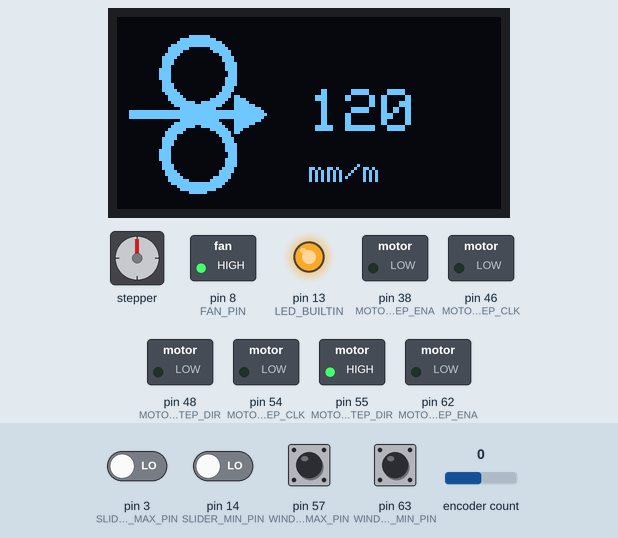
Recording of a sketch running on a simulated Arduino Mega 2560, built with avr-gcc and run on an emulated ATmega2560. Shown: 128×64 one-colour display, stepper motor, switched loads named in the sketch (green lamp = pin HIGH), output pins drawn as LEDs (lit = HIGH). Inputs (shaded band) come from the test bench; at power-on: pin 57 (WINDER_MAX_PIN), pin 63 (WINDER_MIN_PIN) HIGH, pin 3 (SLIDER_MAX_PIN), pin 14 (SLIDER_MIN_PIN) LOW, encoder count 0. Stepper angles assume 6400 steps per turn; what the sketch prints to the serial monitor is not drawn.

Above: at 1.25 s.
1.3 s: pin 3 (SLIDER_MAX_PIN) driven HIGH
At 3.07 s:
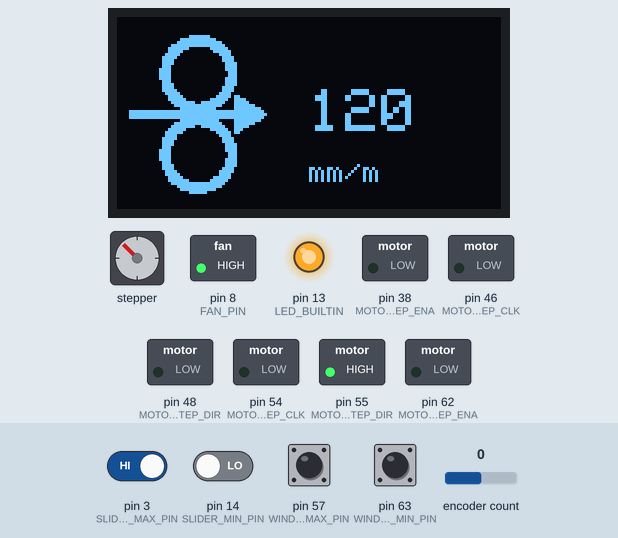
3.3 s: pin 14 (SLIDER_MIN_PIN) driven HIGH
At 3.9 s:
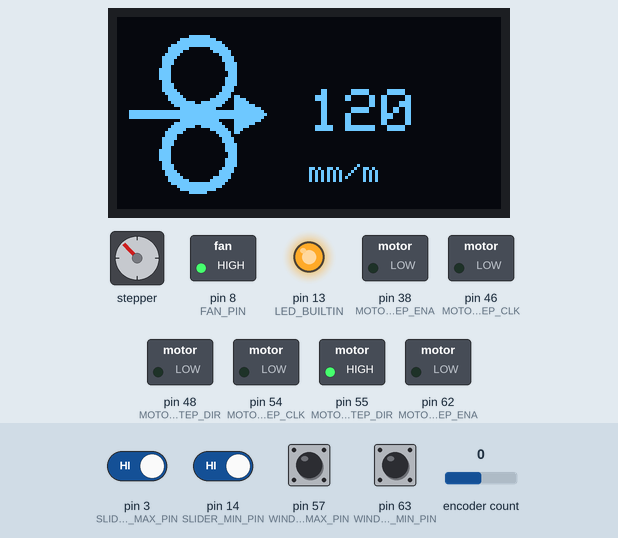
6.3 s: pin 3 (SLIDER_MAX_PIN) driven LOW
9.1 s: encoder count set to 4
At 10.7 s:
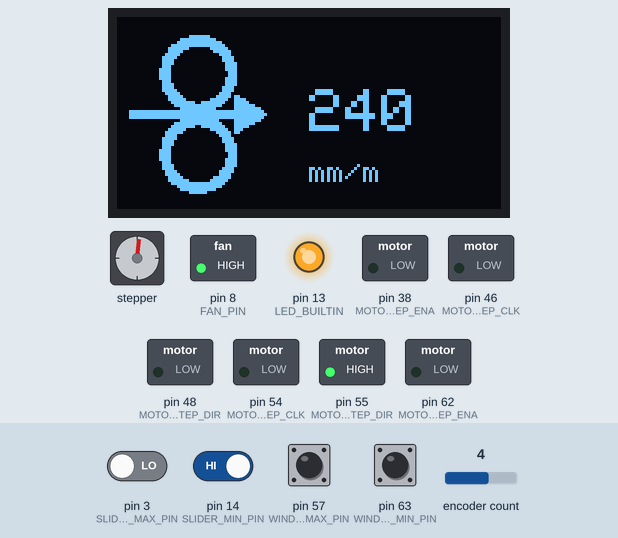
12.1 s: encoder count set to 5
At 13.75 s:
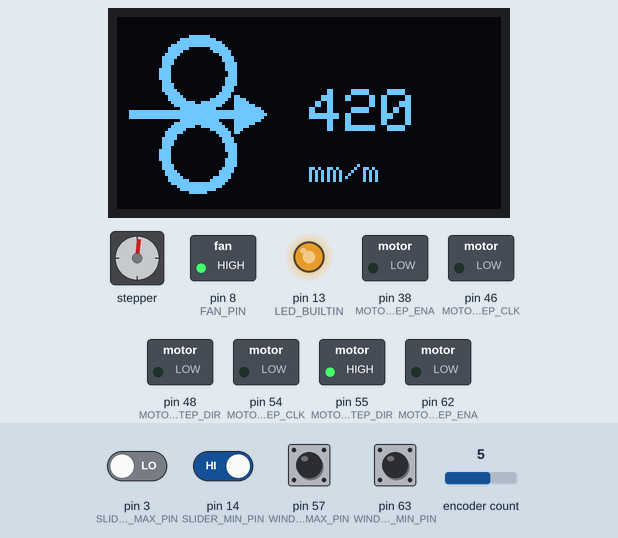
13.8 s: pin 57 (WINDER_MAX_PIN) pulled LOW for 0.15 s
At 23.18 s:
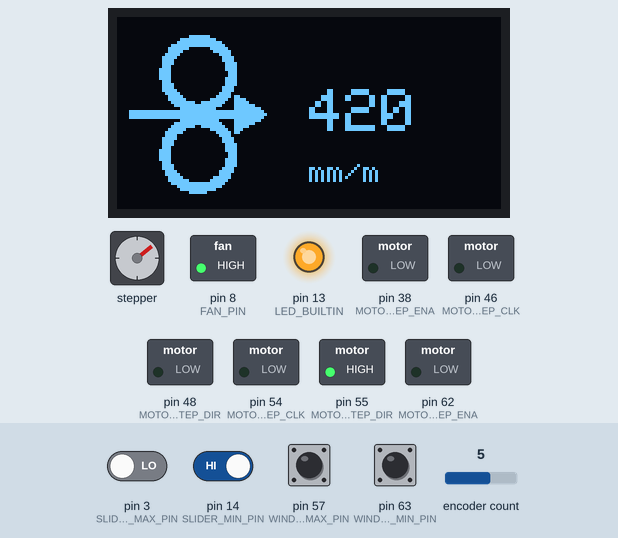
Timing chart, 0 to 23.4 s (numbered marks = the images above; inputs shaded):
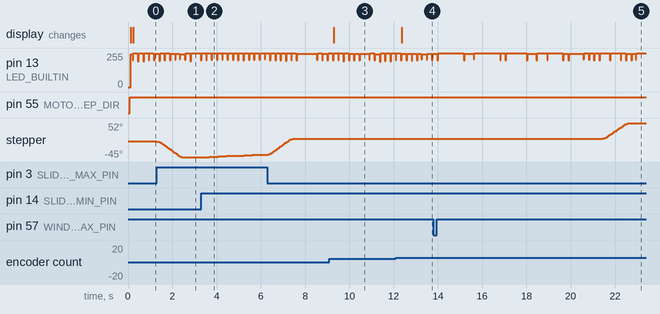

Measured:
- after the input at 1.3 s, stepper: turns 45° counter-clockwise in 1.1 s, starting at once
- after the input at 9.1 s, the display: changes after 0.19 s (image 3)
- after the input at 12.1 s, the display: changes after 0.27 s (image 4)
- after the input at 13.8 s, stepper: turns 45° clockwise in 1.2 s, starting after 7.7 s

The sketch:

ecofab_winder_firmware_atmega2560_ramps1.4.ino
```cpp
#include <AccelStepper.h>
#include <Wire.h>
#include <Adafruit_GFX.h>
#include <Adafruit_SH110X.h>
#include <RotaryEncoder.h>
#include "display.h"

//////////////////////DEFINE PINS//////////////////////

// Optical sensors for slider position
#define SLIDER_MAX_PIN  3
#define SLIDER_MIN_PIN  14

// Micro switchs for winder speed
#define WINDER_MAX_PIN  57
#define WINDER_MIN_PIN  63

// PULLER motor1 : X on ramps 1.4
#define MOTOR1_STEP_ENA 38               // enable pin
#define MOTOR1_STEP_CLK 54               // clock pin
#define MOTOR1_STEP_DIR 55               // direction pin

// SLIDER motor3 : Y on ramps 1.4
#define MOTOR3_STEP_ENA 56               // enable pin
#define MOTOR3_STEP_CLK 60               // clock pin
#define MOTOR3_STEP_DIR 61               // direction pin

// WINDER motor2  : Z on ramps 1.4
#define MOTOR2_STEP_ENA 62               // enable pin
#define MOTOR2_STEP_CLK 46               // clock pin
#define MOTOR2_STEP_DIR 48               // direction pin

// Fan ramp
#define FAN_PIN 8

// Rotary encoder
const int clkPin = 32;
const int dtPin = 47;
const int swPin = 45;

///////////////////////////////////////////////////////

// Oled screen settings
#define SCREEN_WIDTH 128
#define SCREEN_HEIGHT 64
#define OLED_RESET -1
Adafruit_SH1106G display = Adafruit_SH1106G(SCREEN_WIDTH, SCREEN_HEIGHT, &Wire, OLED_RESET);

// Motor settings
#define MICROSTEPS_PER_STEP  32  // DRV8825 can be set to 1, 8 16, 32
#define STEPS_PER_REV       200  // Test motor has 200 steps per rev
#define MAX_RPM             200  // RPM limit
#define AUTO_RAMP_DOWN           // Auto ramp down of speed at end of a movement

// Timer settings
#define CPU_MHZ             16000000L // 16 MHz oscillator
#define PRESCALER           8    // Timer 1 prescaler (no prescaler = 1, 8 for slower speeds)
#define TIMER_1_MIN         1000 // Stop speed for end of movement ramp down
#define TIMER_1_MAX         0xFFFF - ( CPU_MHZ / PRESCALER / (STEPS_PER_REV * MICROSTEPS_PER_STEP * MAX_RPM / 60L) )
#define TIMER_2_MIN         1000 // Stop speed for end of movement ramp down
#define TIMER_2_MAX         0xFFFF - ( CPU_MHZ / PRESCALER / (STEPS_PER_REV * MICROSTEPS_PER_STEP * MAX_RPM / 60L) )

// Parameters for motors with interrupt
#define WINDER_MIN_SPEED 1 // default 1
#define WINDER_MAX_SPEED 20 // default 20
#define MAX_MOTOR3_POSITION 4000
#define MOTOR2_STEP_PER_TURN (200 * 2 * 32)
#define MOTOR3_STEP ((200 * 32) /8)

unsigned int timer1_counter = 1;
unsigned int timer2_counter = 1;
volatile unsigned int new_counter = 1;
volatile unsigned int new_counter2 = 1;
volatile int  steps = 0;    // Changes outside of interrupt handler, so make it volatile
volatile int  steps2 = 0;   // Changes outside of interrupt handler, so make it volatile
volatile bool done = true;    // Used outside interrupt handler, so make it volatile
volatile bool done2 = true;   // Used outside interrupt handler, so make it volatile
volatile uint32_t motor2_step = 0;
int8_t motor3_dir = 1;   // direction du moteur3
long motor3_position = 0;
uint32_t winder_speed = WINDER_MIN_SPEED;
bool step_forward = true;
int motorSpeed = 32;     //max puller speed

// Parameter for AccelStepper library
AccelStepper stepper;

// Encoder parameters
const int minrotary = 1;
const int maxrotary = 50;

// Encoder variables
int rotVal  = 0;
bool clkState  = LOW;
bool clkLast  = HIGH;
bool swState  = HIGH;
bool swLast  = HIGH;

RotaryEncoder * encoder = nullptr;

void checkPosition()
{
  if (encoder != nullptr)
    encoder->tick(); // just call tick() to check the state.
}

int readRotary()
{
 clkState = digitalRead(clkPin);
 if ((clkLast == LOW) && (clkState == HIGH))
 {
   if (digitalRead(dtPin) == HIGH)
   {
     rotVal = rotVal - 1;
     if ( rotVal < minrotary )
     {
       rotVal = minrotary;
     }
   }
   else
   {
     rotVal++;
     if ( rotVal > maxrotary )
     {
       rotVal = maxrotary;
     }
   }
   delay(200);
 }
 clkLast = clkState;

 // Manage switch
 swState = digitalRead(swPin);
 if (swState == LOW && swLast == HIGH)
 {
   Serial.println("Rotary pressed");
   delay(100);//debounce
 }
 swLast = swState;
 return (rotVal);
}

uint32_t timewinder = 0;

// Function that manages the speed of winder (motor2)
void HandleWinderSpeed()
{
  if(millis ()- timewinder > 10)
  {
    if(digitalRead (WINDER_MAX_PIN) == LOW)
    {
      // More speed
      if (winder_speed < WINDER_MAX_SPEED)
        winder_speed += 1;
    }
    if (digitalRead(WINDER_MIN_PIN) == LOW)
    {
      // Less speed
      winder_speed = WINDER_MIN_SPEED;
    }
    timewinder =millis();
  }
}

// Function that manages the position of slider (motor3) according to winder (moteur2)
void HandleMotor3()
{
#if 0
    if (digitalRead(SLIDER_MAX_PIN) == HIGH || digitalRead(SLIDER_MIN_PIN)==HIGH)
    {
        motor3_position = stepper.currentPosition ();
        stepper.moveTo(motor3_position);
    }
#endif
    if(digitalRead (SLIDER_MAX_PIN) == HIGH && motor3_dir > 0)
    {
        Serial.println ("slider motor on max");
        motor3_dir = -1;
        motor3_position = stepper.currentPosition() - MOTOR3_STEP;
        stepper.moveTo (motor3_position);
        Serial.print ("slider motor on position ");
        Serial.println (stepper.currentPosition());
    }
    if(digitalRead (SLIDER_MIN_PIN) == HIGH && motor3_dir < 0)
    {
        Serial.println ("slider motor on min");
        motor3_dir = 1;
        motor3_position = stepper.currentPosition() + MOTOR3_STEP;
        stepper.moveTo (motor3_position);
        Serial.print ("slider motor on position ");
        Serial.println (stepper.currentPosition());
    }
    if (motor2_step > MOTOR2_STEP_PER_TURN)
    {
      // Reverse the direction of the motor if you touch a limit switch
      if (motor3_dir > 0)
      {
        motor3_position += MOTOR3_STEP;
      }
      else
      {
        motor3_position -= MOTOR3_STEP;
      }
      stepper.moveTo (motor3_position);
      Serial.print ("slider motor go to position ");
      Serial.print (motor3_dir);
      Serial.print (" ");
      Serial.println (motor3_position);

      noInterrupts();
      motor2_step -= MOTOR2_STEP_PER_TURN;
      interrupts ();
   }
}

void setup()
{
  Serial.begin(115200);

  // Init GPIO
  pinMode(LED_BUILTIN, OUTPUT);
  pinMode(MOTOR1_STEP_ENA, OUTPUT);
  pinMode(MOTOR1_STEP_CLK, OUTPUT);
  pinMode(MOTOR1_STEP_DIR, OUTPUT);
  pinMode(MOTOR2_STEP_ENA, OUTPUT);
  pinMode(MOTOR2_STEP_CLK, OUTPUT);
  pinMode(MOTOR2_STEP_DIR, OUTPUT);
  pinMode(MOTOR3_STEP_ENA, OUTPUT);
  pinMode(MOTOR3_STEP_CLK, OUTPUT);
  pinMode(MOTOR3_STEP_DIR, OUTPUT);
  pinMode(SLIDER_MAX_PIN,INPUT);
  pinMode(SLIDER_MIN_PIN,INPUT);
  pinMode(WINDER_MAX_PIN,INPUT_PULLUP);
  pinMode(WINDER_MIN_PIN,INPUT_PULLUP);
  pinMode(FAN_PIN, OUTPUT);
  pinMode(clkPin,INPUT);
  pinMode(dtPin,INPUT);
  pinMode(swPin,INPUT_PULLUP);

  // Init Oled screen
  display.begin(0X3C, true);
  display.clearDisplay();
  display.display ();
  display.drawPixel(10, 10, SH110X_WHITE);
  for (int x = 8; x < 120; x++)
    display.drawPixel(x, 20, SH110X_WHITE);
  display.fillRect (24, 24, 64, 64, SH110X_WHITE);
  display.setCursor (24, 2);
  display.setTextColor (SH110X_WHITE);
  display.setTextSize (1);
  display.print ("Hello !");
  display.display ();

  // Turn on the fan ramp
  digitalWrite(FAN_PIN, HIGH);

  // Init motors with interrupt
  startTimer1();                // Start the timer 1 interrupt moto E0
  startTimer2();                // start the timer 2 interrupt motor E1
  digitalWrite(MOTOR1_STEP_ENA, LOW);  // Enable the driver
  digitalWrite(MOTOR2_STEP_ENA, LOW);  // Enable the driver

  // Init the slider motor
  stepper = AccelStepper (AccelStepper::DRIVER, MOTOR3_STEP_CLK, MOTOR3_STEP_DIR, 0, 0, true);
  stepper.setEnablePin (MOTOR3_STEP_ENA);
  stepper.setPinsInverted(false, false, true ); // (dir,step,enable)
  stepper.enableOutputs ();
  stepper.setMaxSpeed(20000.0);
  stepper.setAcceleration(8000.0);

  // Init rotary encoder
  encoder = new RotaryEncoder(clkPin, dtPin, RotaryEncoder::LatchMode::FOUR0);
  attachInterrupt(digitalPinToInterrupt(clkPin), checkPosition, CHANGE);
  attachInterrupt(digitalPinToInterrupt(dtPin), checkPosition, CHANGE);
}

uint32_t time_display = 0;

void loop()
{
  // Turn on the arduino led
  digitalWrite(LED_BUILTIN, HIGH);

  // Read encoder position
  encoder->tick();
  int valencoder = encoder->getPosition ();
  if (valencoder < 0)
    valencoder =0;
  if(valencoder > maxrotary)
    valencoder =maxrotary;
  int spd = map(valencoder, minrotary, maxrotary, 1, motorSpeed);

  #if 1
    Serial.print (motor2_step);
    Serial.print (" ");
    Serial.print (valencoder);
    Serial.print (" ");
    Serial.println (spd);
  #endif

  // Speed of the first two motors
  motorRPM(spd);  // Puller (motor1) according to the rotary encoder
  motor2RPM(winder_speed);  // Winder (motor2) according to the filament position

  // Run motors with timer interrupts, puller motor1 and winder (motor2)
  stepMotor(+6400 * 2); // Positive for forward movement  400 steps * 16 microsteps
  stepMotor2(-6400 * 2); // Positive for forward movement  400 steps * 16 microsteps

  // Manage the position of slider (motor3) in terms of winder (moteur2)
  HandleMotor3();

  // Get winder speed
  HandleWinderSpeed();

  // Run slider motor
  stepper.run ();

  // Turn off the arduino led
  digitalWrite(LED_BUILTIN, LOW);

  // Screen refresh
  if(millis () - time_display > 200)
  {
    uint32_t speedmm = (156 / (64 /spd))*60;
    display.clearDisplay();
    display.drawBitmap(0, 0, speed, 128 , 64, SH110X_WHITE);
    display.setCursor (48+16, 24);
    display.setTextColor (SH110X_WHITE);
    display.setTextSize (2);
    display.print (speedmm);
    display.setTextSize (1);
    display.setCursor (48+16, 48);
    display.print("mm/m");
    display.display ();
    time_display=millis ();
  }
}

/***************************************************************************************
** Function name:           stepMotor
** Description:             Step motor "us" microsteps, +ve for forward, -ve for reverse
***************************************************************************************/
void stepMotor(long us)
{
  if ( us < 0 )
  {
    digitalWrite(MOTOR1_STEP_DIR, LOW);
    us = -us;
  }
  else digitalWrite(MOTOR1_STEP_DIR, HIGH);

  // Updating steps variable is non-atomic so turn off interrupts before changing it
  noInterrupts();
  steps = us;
  interrupts();
}

/***************************************************************************************
** Function name:           stepMotor2
** Description:             Step motor "us" microsteps, +ve for forward, -ve for reverse
***************************************************************************************/
void stepMotor2(long us)
{
  if ( us < 0 )
  {
    digitalWrite(MOTOR2_STEP_DIR, LOW);
    us = -us;
  }
  else digitalWrite(MOTOR2_STEP_DIR, HIGH);

  // Updating steps variable is non-atomic so turn off interrupts before changing it
  noInterrupts();
  steps2 = us;
  interrupts();
}

/***************************************************************************************
** Function name:           motorRPM
** Description:             Set the motor RPM
***************************************************************************************/
void motorRPM(long rpm)
{
  if ( rpm > MAX_RPM) rpm = MAX_RPM; // Interrup rate limit may lower this again

  //Serial.print("Set rpm = "); Serial.print(rpm);

  long tc = 0xFFFF - ( (CPU_MHZ / PRESCALER) / (STEPS_PER_REV * MICROSTEPS_PER_STEP * rpm / 60L) );

  if (tc < 1) tc = 1;                           // This is the minimum speed value for the counter

  // To keep the interrupt handler burden acceptable a rate of 5000 Hz maximum is set (this also limits the max RPM)
  if ( (PRESCALER ==  1) && tc > 62336) tc = 62336;
  if ( (PRESCALER ==  8) && tc > 65136) tc = 65136;
  if ( (PRESCALER == 64) && tc > 65486) tc = 65486;

  //Serial.print(", tc = "); Serial.println(tc);

  // Updating counter variable is non-atomic so turn off interrupts before changing it
  noInterrupts();
  timer1_counter = tc;
  interrupts();
}

/***************************************************************************************
** Function name:           motorRPM
** Description:             Set the motor RPM
***************************************************************************************/
void motor2RPM(long rpm)
{
  if ( rpm > MAX_RPM) rpm = MAX_RPM; // Interrup rate limit may lower this again

  //Serial.print("Set rpm = "); Serial.print(rpm);

  long tc = 0xFFFF - ( CPU_MHZ / PRESCALER / (STEPS_PER_REV * MICROSTEPS_PER_STEP * rpm / 60L) );

  if (tc < 1) tc = 1;                           // This is the minimum speed value for the counter

  // To keep the interrupt handler burden acceptable a rate of 5000 Hz maximum is set (this also limits the max RPM)
  if ( (PRESCALER ==  1) && tc > 62336) tc = 62336;
  if ( (PRESCALER ==  8) && tc > 65136) tc = 65136;
  if ( (PRESCALER == 64) && tc > 65486) tc = 65486;

  //Serial.print(", tc = "); Serial.println(tc);

  // Updating counter variable is non-atomic so turn off interrupts before changing it
  noInterrupts();
  timer2_counter = tc;
  interrupts();
}

/***************************************************************************************
** Function name:           startTimer1
** Description:             Start the timer interrupt firing
***************************************************************************************/
/*
  CS12 CS11 CS10  Mode Description
  0    0    0    Stop Timer/Counter 1
  0    0    1    No Prescaler (Timer Clock = System Clock)
  0    1    0    divide clock by 8
  0    1    1    divide clock by 64
  1    0    0    divide clock by 256
  1    0    1    divide clock by 1024
  1    1    0    increment timer 1 on T1 (pin 5) falling edge
  1    1    1    increment timer 1 on T1 (pin 5) rising edge
*/
void startTimer1(void)
{
  // Initialise timer 1
  noInterrupts();                      // disable interrupts
  TCCR1A = 0;                          // stop timer
  TCCR1B = 0;

  timer1_counter = TIMER_1_MIN;        // preload timer 65536-16MHz/1/frequency

  TCNT1 = timer1_counter;              // preload timer

  if (PRESCALER == 1) TCCR1B |= (1 << CS10);  // No prescaler
  if (PRESCALER == 8) TCCR1B |= (1 << CS11);  // divide clock by 8

  // Other unused prescaler divisions available
  //if (PRESCALER == 64) TCCR1B |= (1 << CS10) | (1 << CS11);   // divide clock by 64
  //if (PRESCALER == 256) TCCR1B |= (1 << CS12);                // divide clock by 256
  //if (PRESCALER == 1024) TCCR1B |= (1 << CS12) | (1 << CS10); // divide clock by 1024

  TIMSK1 |= (1 << TOIE1);              // enable timer overflow interrupt
  interrupts();                        // enable interrupts
}

/***************************************************************************************
** Function name:           startTimer2
** Description:             Start the timer interrupt firing
***************************************************************************************/
/*
  CS12 CS11 CS10  Mode Description
  0    0    0    Stop Timer/Counter 1
  0    0    1    No Prescaler (Timer Clock = System Clock)
  0    1    0    divide clock by 8
  0    1    1    divide clock by 64
  1    0    0    divide clock by 256
  1    0    1    divide clock by 1024
  1    1    0    increment timer 1 on T1 (pin 5) falling edge
  1    1    1    increment timer 1 on T1 (pin 5) rising edge
*/
void startTimer2(void)
{
  // Initialise timer 2
  noInterrupts();                      // disable interrupts
  TCCR3A = 0;                          // stop timer
  TCCR3B = 0;

  timer2_counter = TIMER_2_MIN;        // preload timer 65536-16MHz/1/frequency

  TCNT3 = timer2_counter;              // preload timer

  if (PRESCALER == 1) TCCR3B |= (1 << CS10);  // No prescaler
  if (PRESCALER == 8) TCCR3B |= (1 << CS11);  // divide clock by 8

  // Other unused prescaler divisions available
  //if (PRESCALER == 64) TCCR2B |= (1 << CS10) | (1 << CS11);   // divide clock by 64
  //if (PRESCALER == 256) TCCR2B |= (1 << CS12);                // divide clock by 256
  //if (PRESCALER == 1024) TCCR2B |= (1 << CS12) | (1 << CS10); // divide clock by 1024

  TIMSK3 |= (1 << TOIE3);              // enable timer overflow interrupt
  interrupts();                        // enable interrupts
}

/***************************************************************************************
** Function name:           stopTimer1
** Description:             Stop the timer interrupt from firing
***************************************************************************************/
void stopTimer1(void)
{
  noInterrupts();           // disable all interrupts
  TIMSK1 &= ~(1 << TOIE1);  // disable timer overflow interrupt
  interrupts();             // enable all interrupts
}

/***************************************************************************************
** Function name:           stopTimer2
** Description:             Stop the timer interrupt from firing
***************************************************************************************/
void stopTimer2(void)
{
  noInterrupts();           // disable all interrupts
  TIMSK3 &= ~(1 << TOIE3);  // disable timer overflow interrupt
  interrupts();             // enable all interrupts
}

/***************************************************************************************
** Function name:           TIMER1_OVF_vect
** Description:             Called by interrupt when timer 1 overflows
***************************************************************************************/
ISR(TIMER1_OVF_vect)
{
  // First load the timer
  TCNT1 = timer1_counter;

  if ( steps == 0 )
  {
    done = true;
    new_counter = 1;
  }
  // If there are still motor steps left
  else
  {
    // Pulse the clock line to move on one step
    digitalWrite(MOTOR1_STEP_CLK, HIGH);
    digitalWrite(MOTOR1_STEP_CLK, LOW);

    // Decrease the steps remaining
    steps--;

    // The speed ramp up rate can be set by the controlling funtion

#ifdef AUTO_RAMP_DOWN
    // Motor will stop in 64 microsteps, so ramp down the speed to reduce jerk
    if (steps < 64 && timer1_counter > 1000) timer1_counter -= 1000;
#endif
  }
}

/***************************************************************************************
** Function name:           TIMER3_OVF_vect
** Description:             Called by interrupt when timer 1 overflows
***************************************************************************************/
ISR(TIMER3_OVF_vect)
{
  // First load the timer
  TCNT3 = timer2_counter;
  digitalWrite(LED_BUILTIN, HIGH);
  if ( steps2 == 0 )
  {
    done = true;
    new_counter2 = 1;
  }
  // If there are still motor steps left
  else
  {
    // Pulse the clock line to move on one step
    digitalWrite(MOTOR2_STEP_CLK, HIGH);
    digitalWrite(MOTOR2_STEP_CLK, LOW);

    // Decrease the steps remaining
    steps2--;

    // increase total step counter
    motor2_step++;

    // The speed ramp up rate can be set by the controlling funtion

#ifdef AUTO_RAMP_DOWN
    // Motor will stop in 64 microsteps, so ramp down the speed to reduce jerk
    if (steps < 64 && timer2_counter > 1000) timer2_counter -= 1000;
#endif
  }
}
/***************************************************************************************
***************************************************************************************/
```

Source omitted: display.h (data table, 32010 bytes)
